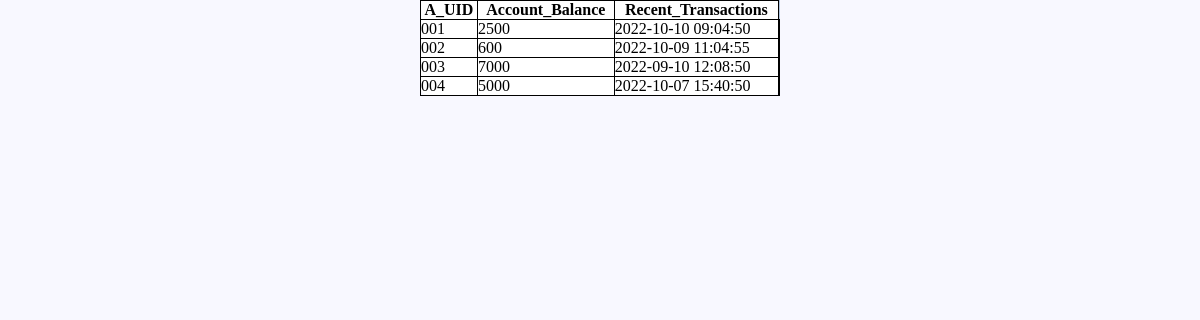
Page /Account.php on the committed database.
### tables this page shows
CREATE TABLE `account` (
  `A_UID` varchar(10) NOT NULL,
  `Account_Balance` int(11) DEFAULT NULL,
  `Recent_Transactions` datetime DEFAULT NULL
);

### Account.php (the view, shortened to what this page needs)
<html>
<head>
    <link rel="stylesheet" type="text/css" href="style.css" />
</head>
<body>
    <table class="center">
        <tr>
            <th>A_UID</th>
            <th>Account_Balance</th>
            <th>Recent_Transactions</th>
        </tr>
        <?php
        $conn = mysqli_connect("localhost","root","","bankproject");
        $sql = "SELECT * from account";
        $result = $conn->query($sql);
        if($result->num_rows > 0){
            while($row = $result-> fetch_assoc()){
                echo"<tr><td>" . $row["A_UID"] . "</td><td>" . $row["Account_Balance"] . "</td><td>" . $row["Recent_Transactions"] . "</td><td>";
            }
        }
        else{
            echo"No Results";
        }
        ?>
    </table>
</body>
</html>

### style.css (style rules this page uses)
* { margin: 0px; padding: 0px; }
body { font-size: 120%; background: #F8F8FF; }

### Account.php (style rules this page uses)
table, th, td { border: 1px solid black; border-collapse: collapse; }
.center { width:30%; margin-left:15%; margin-right:15%; margin: 0px auto; padding: 20px; border: 1px solid #B0C4DE; background: white; border-radius: 0px 0px 10px 10px; }

### rows in the picture
account: A_UID "001", Account_Balance "2500", Recent_Transactions "2022-10-10 09:04:50"
account: A_UID "002", Account_Balance "600", Recent_Transactions "2022-10-09 11:04:55"
account: A_UID "003", Account_Balance "7000", Recent_Transactions "2022-09-10 12:08:50"
account: A_UID "004", Account_Balance "5000", Recent_Transactions "2022-10-07 15:40:50"
